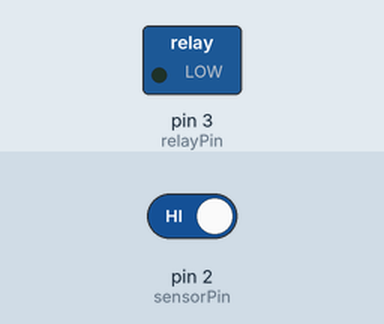
Recording of a sketch running on a simulated Arduino Uno, built with avr-gcc and run on an emulated ATmega328P. Parts: switched loads named in the sketch (green lamp = pin HIGH). Inputs (shaded band) come from the test bench; at power-on: pin 2 (sensorPin) HIGH.

Above: at 1.2 s.
1.3 s: pin 2 (sensorPin) driven LOW
At 2.5 s:
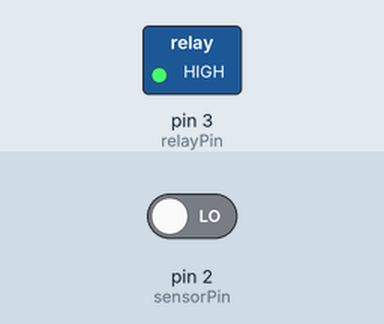
2.8 s: pin 2 (sensorPin) driven HIGH
At 3.7 s:
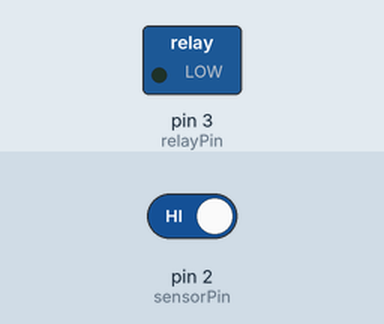
Timing chart, 0 to 5.8 s (numbered marks = the images above; inputs shaded):
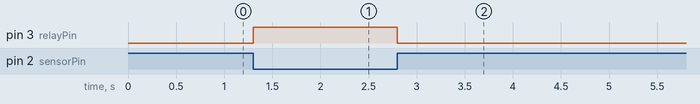

Measured:
- after the input at 1.3 s, pin 3 (relayPin): LOW → HIGH at once
- after the input at 2.8 s, pin 3 (relayPin): HIGH → LOW at once

The sketch:

smartwatertap.ino
```cpp
const int sensorPin = 2;
const int relayPin = 3;

void setup() {
  pinMode(sensorPin, INPUT);
  pinMode(relayPin, OUTPUT);
  digitalWrite(relayPin, LOW); // Relay off by default
}

void loop() {
  int presence = digitalRead(sensorPin);
  if (presence == LOW) {
    digitalWrite(relayPin, HIGH); // Turn ON water
  } else {
    digitalWrite(relayPin, LOW);  // Turn OFF water
  }
}
```
